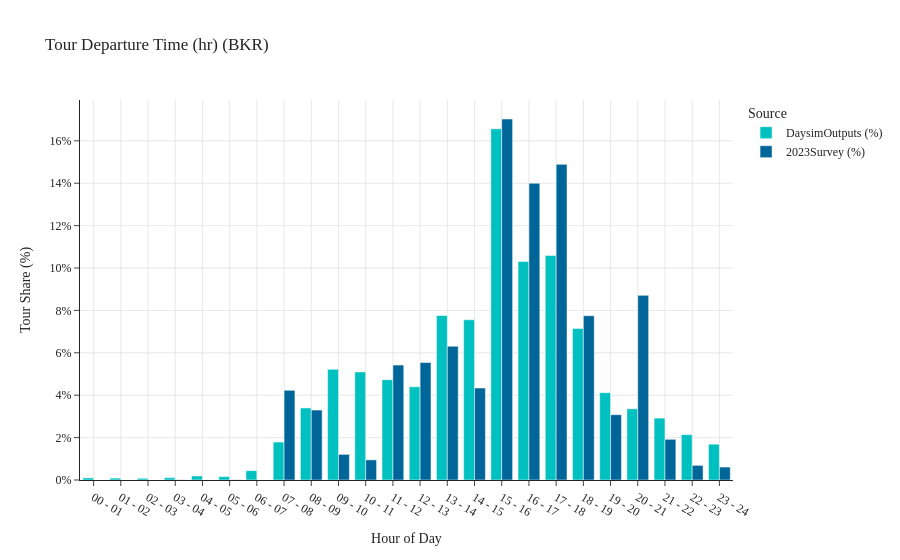

The code cell stored with this chart in its notebook:
### Code cell
tour_pd_depart_time(data1=data_daysim_bkr, data2=data_survey_bkr, tag='BKR')

### Figure 1 — Plotly figure (JSON) as saved in the notebook; plotly's stock layout.template omitted (floating-point values rounded to 4 significant figures)
{"data": [{"alignmentgroup": "True", "hovertemplate": "Source=DaysimOutputs (%)<br>Primary Destination Departure Hour=%{x}<br>Tour Departure Time (hr)=%{y}<extra></extra>", "legendgroup": "DaysimOutputs (%)", "marker": {"color": "#00C0C0", "pattern": {"shape": ""}}, "name": "DaysimOutputs (%)", "offsetgroup": "DaysimOutputs (%)", "orientation": "v", "showlegend": true, "textposition": "auto", "type": "bar", "x": ["00 - 01", "01 - 02", "02 - 03", "03 - 04", "04 - 05", "05 - 06", "06 - 07", "07 - 08", "08 - 09", "09 - 10", "10 - 11", "11 - 12", "12 - 13", "13 - 14", "14 - 15", "15 - 16", "16 - 17", "17 - 18", "18 - 19", "19 - 20", "20 - 21", "21 - 22", "22 - 23", "23 - 24"], "xaxis": "x", "y": [0.1, 0.09, 0.08, 0.11, 0.19, 0.16, 0.44, 1.79, 3.4, 5.22, 5.1, 4.73, 4.4, 7.76, 7.56, 16.57, 10.31, 10.59, 7.15, 4.12, 3.36, 2.92, 2.14, 1.69], "yaxis": "y"}, {"alignmentgroup": "True", "hovertemplate": "Source=2023Survey (%)<br>Primary Destination Departure Hour=%{x}<br>Tour Departure Time (hr)=%{y}<extra></extra>", "legendgroup": "2023Survey (%)", "marker": {"color": "#006598", "pattern": {"shape": ""}}, "name": "2023Survey (%)", "offsetgroup": "2023Survey (%)", "orientation": "v", "showlegend": true, "textposition": "auto", "type": "bar", "x": ["00 - 01", "01 - 02", "02 - 03", "03 - 04", "04 - 05", "05 - 06", "06 - 07", "07 - 08", "08 - 09", "09 - 10", "10 - 11", "11 - 12", "12 - 13", "13 - 14", "14 - 15", "15 - 16", "16 - 17", "17 - 18", "18 - 19", "19 - 20", "20 - 21", "21 - 22", "22 - 23", "23 - 24"], "xaxis": "x", "y": [null, null, null, 0.01, null, 0.01, null, 4.23, 3.3, 1.21, 0.95, 5.42, 5.54, 6.31, 4.34, 17.03, 14, 14.89, 7.75, 3.08, 8.71, 1.92, 0.69, 0.61], "yaxis": "y"}], "layout": {"barmode": "group", "legend": {"title": {"text": "Source"}, "tracegroupgap": 0}, "title": {"text": "Tour Departure Time (hr) (BKR)"}, "xaxis": {"anchor": "y", "domain": [0, 1], "showgrid": true, "title": {"text": "Hour of Day"}}, "yaxis": {"anchor": "x", "domain": [0, 1], "showgrid": true, "ticksuffix": "%", "title": {"text": "Tour Share (%)"}}}}
